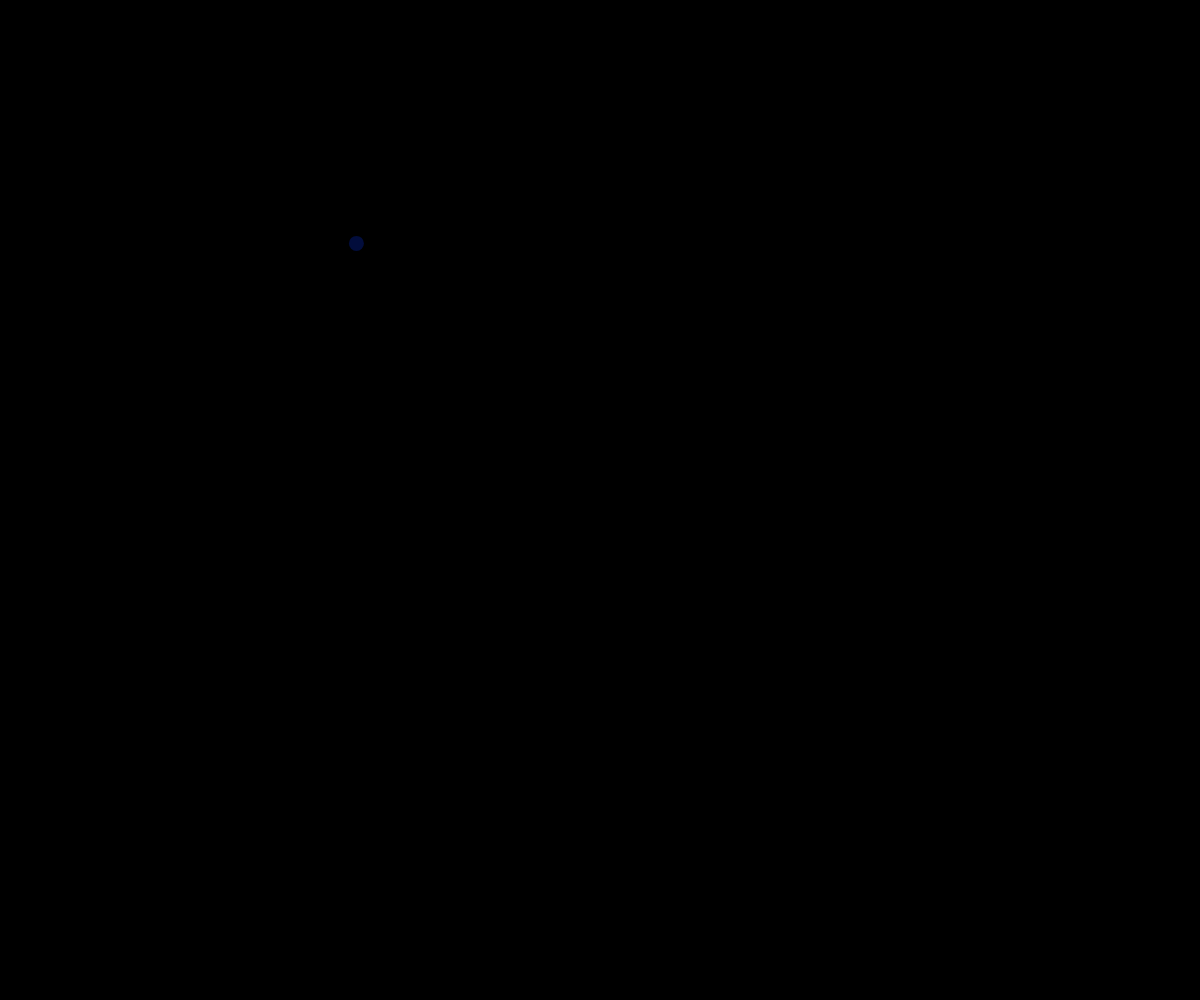
Frame 1 (no input)
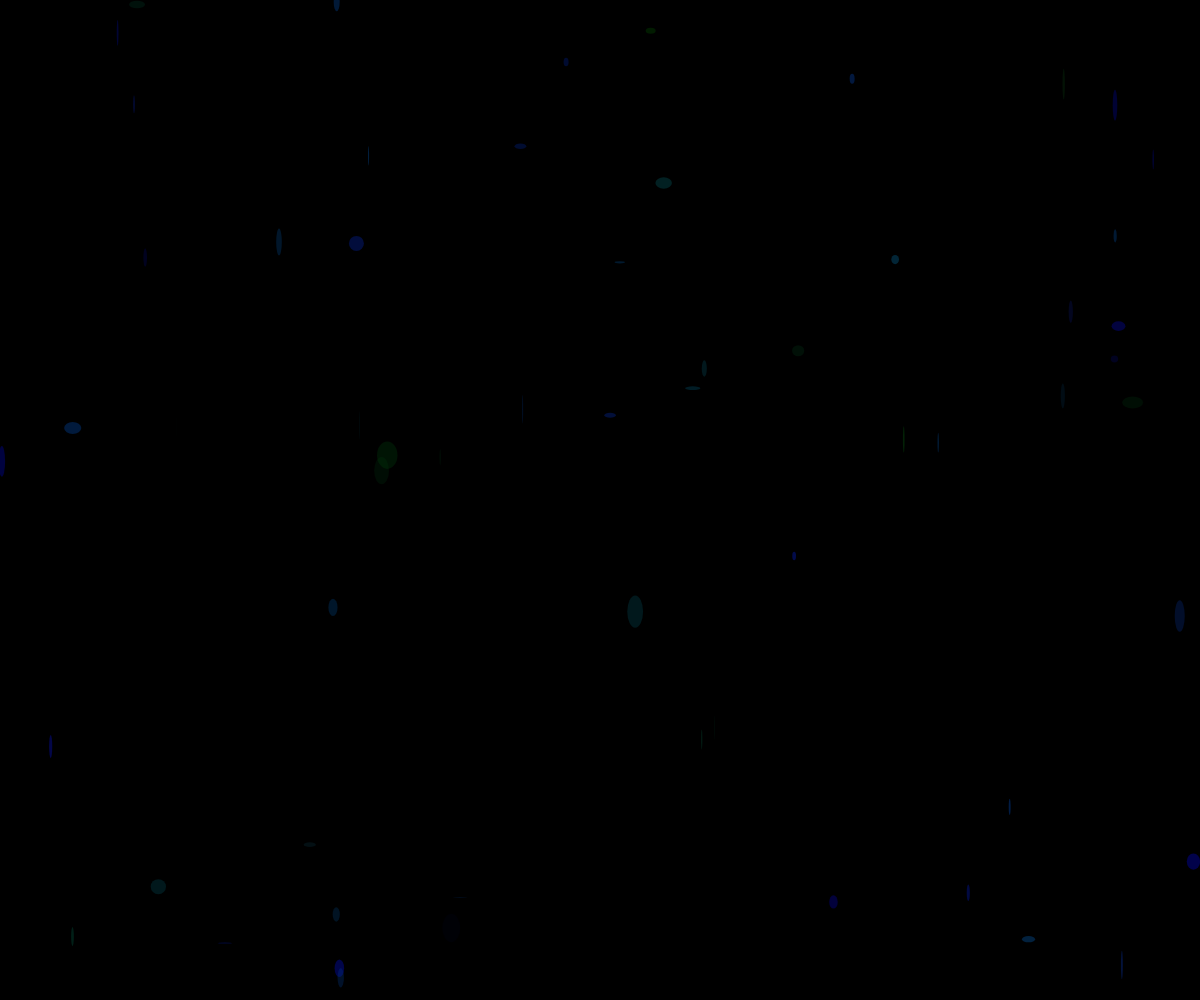
Frame 60 (no input)
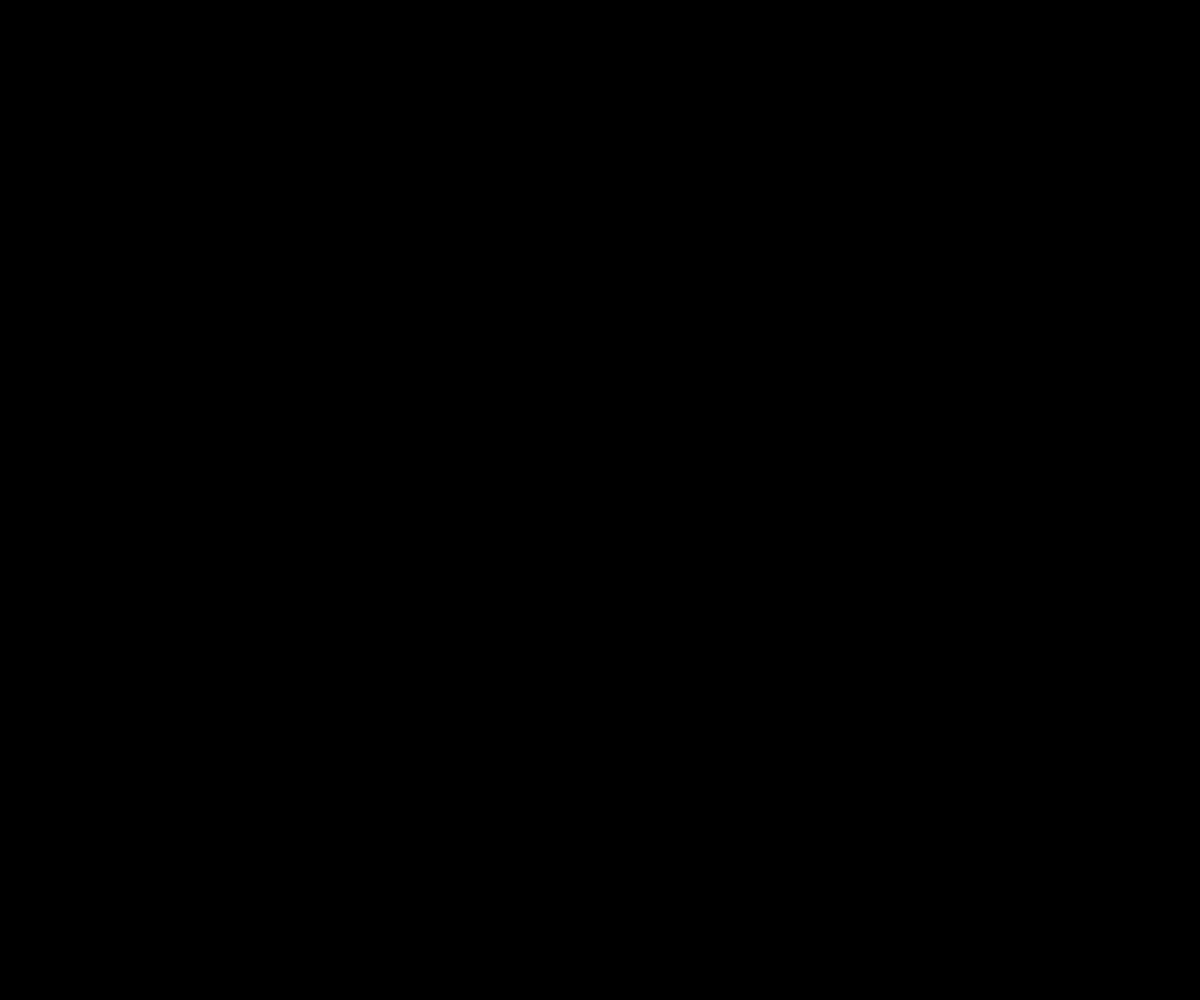
Frame 120 (the mouse pressed at the canvas centre since frame 60)

The p5.js sketch that drew these frames (run headless with seeded random() and noise() and a simulated clock; from frame 60 on, the mouse is pressed at the canvas centre):

// p5.js sketch
// ── sketch.js
//Variables
var spot = {
x:100,
y:50
};

var dotSize = {
x:15,
y:15
};

var dotVariableX = 5;
var dotVariableY = 5;

var col = {
r:0,
g:25,
b:50
};

function setup() {
createCanvas(windowWidth, windowHeight);
background(0);

}



function draw() {
// translate(width/2,height/2);
// background(0,5);

dotVariableX = random(-5,5);
dotVariableY = random(-5,5);


col.r = random(0,10);
col.g = random(0,125);
col.b = random(0,255);

spot.x = random(0,width);
spot.y = random(0,height);

noStroke();

strokeWeight(15);
// stroke(col.r,col.g,col.b);

fill(col.r,col.g,col.b, 75);
ellipse(spot.x, spot.y,dotSize.x, dotSize.y);

if (abs(dotSize.x) >= 20) {
  dotSize.x = 1;
}


dotSize.x += dotVariableX;
dotSize.y += dotVariableY;

//CLS
if(mouseIsPressed) {
  background(0);
}
}
